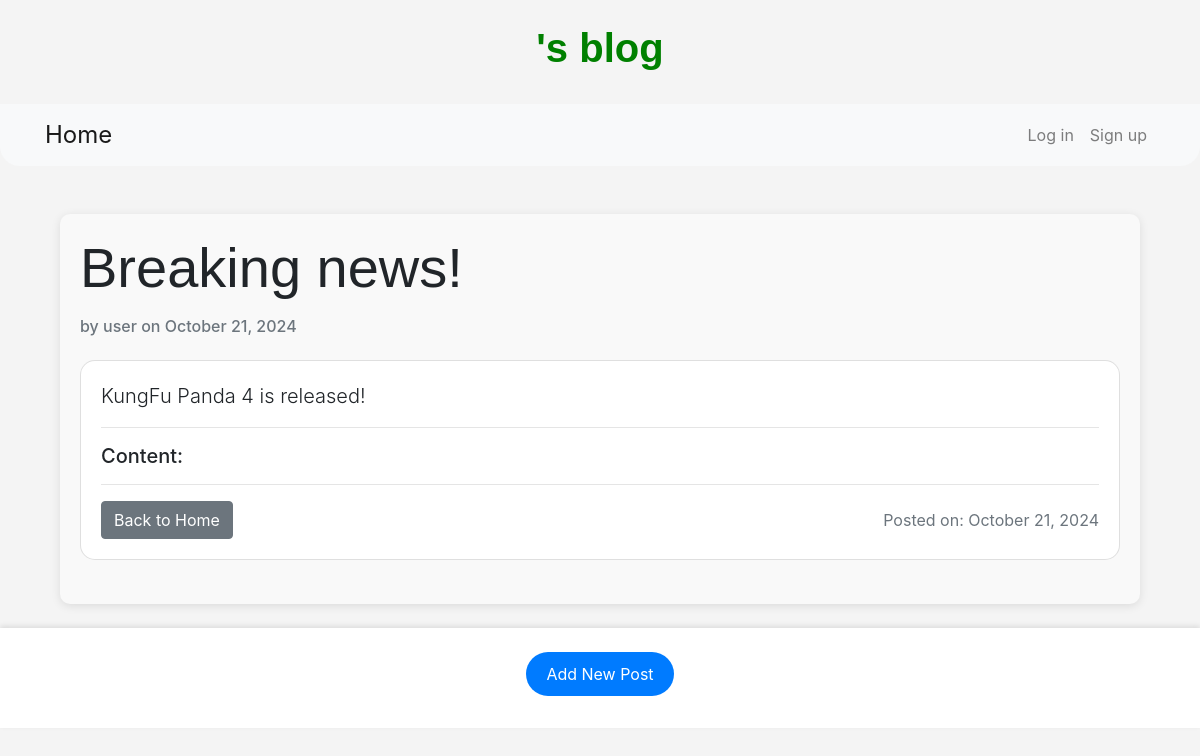
/post/1/, run on an earlier commit of the app's database.
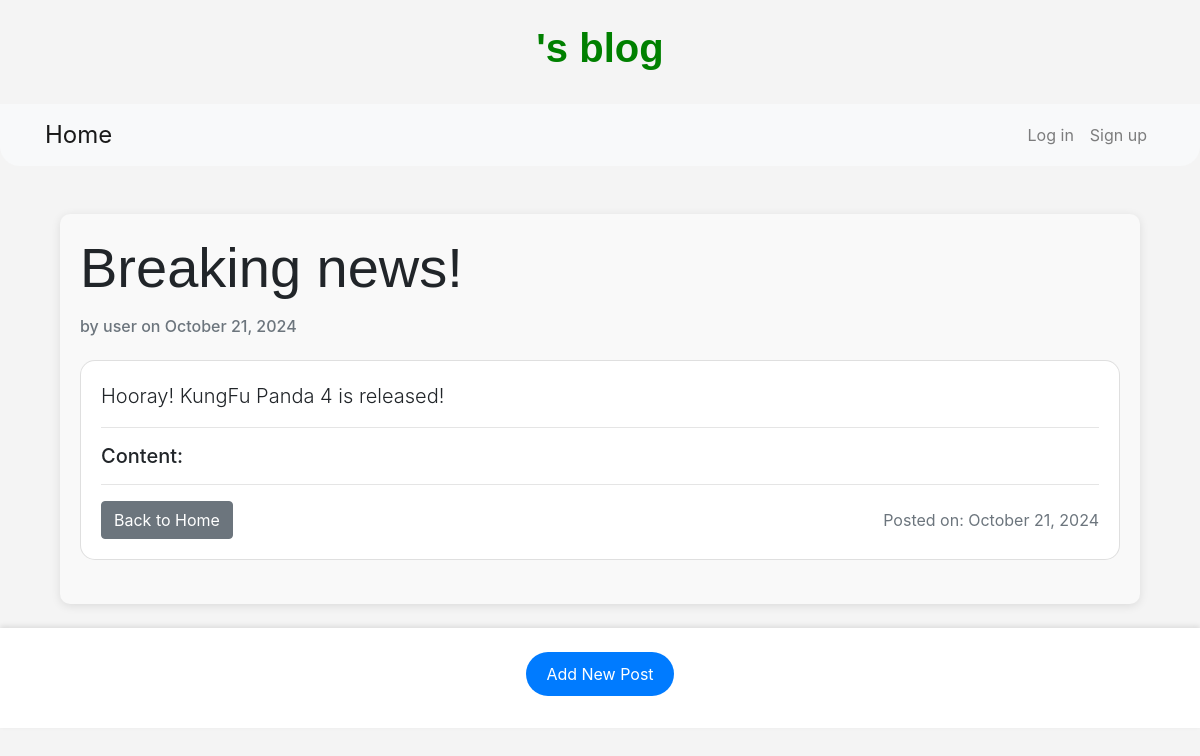
And on a later commit of the database.
### blog_page/models.py (models this page shows, shortened)
class Post(models.Model):
    title = models.CharField(max_length=200)
    author = models.ForeignKey(
        'auth.User',
        on_delete = models.CASCADE
    )
    description = models.TextField()
    created_at = models.DateTimeField(auto_now_add=True)

### blog_page/views.py (the view)
# urls.py: path('post/<int:pk>/', BlogDetailView.as_view(), name='post_detail'),  # Ensure this is defined
class BlogDetailView(DetailView):
    model = Post
    template_name = 'post_detail.html'
    context_object_name = 'post'

### templates/post_detail.html (shortened to what this page needs)
{% extends 'base.html' %}
{% block content %}
<div class="container mt-5">
    <div class="post-detail">
        <h1 class="display-4 mb-3">{{ post.title }}</h1>
        <h6 class="text-muted mb-4">by {{ post.author.username }} on {{ post.created_at|date:"F j, Y" }}</h6>
        <div class="card mb-4" style="border-radius: 15px;">
            <div class="card-body">
                <p class="lead">{{ post.description }}</p>
                <hr>
                <div class="post-content">
                    <h5>Content:</h5>
                </div>
                <hr>
                <div class="d-flex justify-content-between align-items-center">
                    <a href="{% url 'home' %}" class="btn btn-secondary">Back to Home</a>
                    <span class="text-muted">Posted on: {{ post.created_at|date:"F j, Y" }}</span>
                </div>
            </div>
        </div>
    </div>
</div>
{% endblock content %}

### templates/base.html (shortened to what this page needs)
{% load static %}
<!DOCTYPE html>
<html lang="en">
<head>
    <link rel="stylesheet" href="{% static 'css/base.css' %}">
    <link rel="stylesheet" href="https://maxcdn.bootstrapcdn.com/bootstrap/4.5.2/css/bootstrap.min.css">
</head>
<body>
    <header class="text-center py-4">
        <h1 class="header-title">
            <a href="{% url 'home' %}" class="text-decoration-none">{{ user.username }}'s blog</a>
        </h1>
    </header>
    <nav class="navbar navbar-expand-lg navbar-light bg-light">
        <div class="container">
            <a class="navbar-brand" href="{% url 'home' %}">Home</a>
            <div class="collapse navbar-collapse" id="navbarNav">
                <ul class="navbar-nav ml-auto">
                    {% if user.is_authenticated %}
                        <li class="nav-item" style="color:yellow;"><a class="nav-link" href="{% url 'logout' %}">Log out</a></li>
                    {% else %}
                        <li class="nav-item"><a class="nav-link" href="{% url 'login' %}">Log in</a></li>
                        <li class="nav-item"><a class="nav-link" href="{% url 'signup' %}">Sign up</a></li>
                    {% endif %}
                </ul>
            </div>
        </div>
    </nav>
    <div class="container my-4">
        {% block content %}
        {% endblock content %}
    </div>
    <footer class="text-center py-4">
        <h2><a href="{% url 'post_new' %}" class="btn btn-primary">Add New Post</a></h2>
    </footer>
</body>
</html>

### static/css/base.css (style rules this page uses)
header h1 a { color: green; }
.post-detail { background-color: #f9f9f9; border-radius: 10px; padding: 20px; box-shadow: 0 2px 10px rgba(0, 0, 0, 0.1); }
.card { border: none; }
.btn-secondary { background-color: #007bff; border: none; }
footer h2 a { color: yellow; }

### templates/base.html (style rules this page uses)
body { background-color: #f4f4f4; }
.navbar { border-radius: 0 0 20px 20px; }
.navbar-brand { font-size: 1.5rem; color: #007bff; }
.navbar-nav .nav-link { color: #555; }
h1 { font-family: 'Arial', sans-serif; font-weight: bold; }
.header-title { font-size: 2.5rem; color: #007bff; }
.btn-primary { background-color: #007bff; border: none; padding: 10px 20px; border-radius: 25px; }
footer { position: relative; bottom: 0; width: 100%; background-color: #ffffff; padding: 20px 0; box-shadow: 0 -2px 5px rgba(0, 0, 0, 0.1); }

What changed in the data, as far as the page shows it:
changed Post "Breaking news!": description "KungFu Panda 4 is released!" → "Hooray! KungFu Panda 4 is released!"
